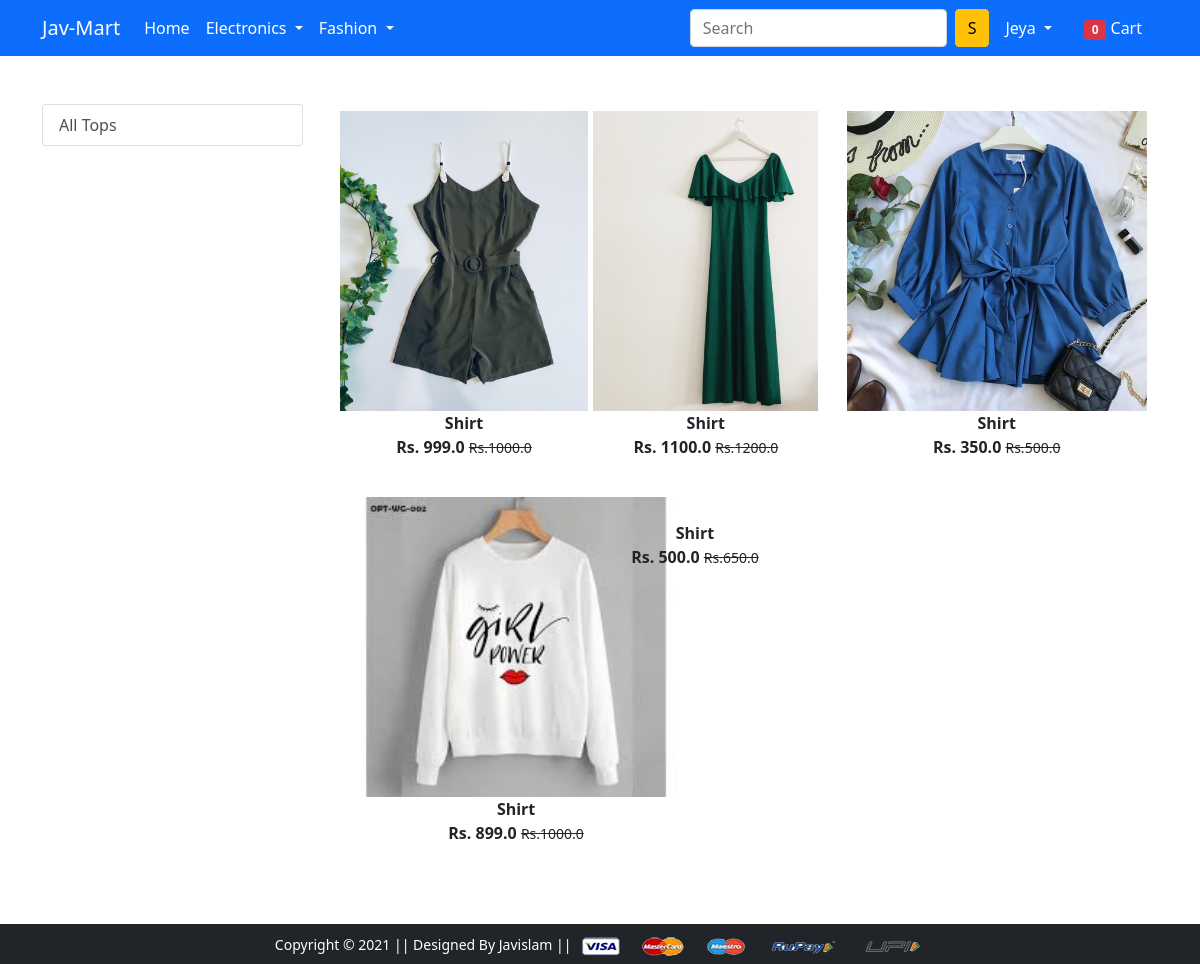
Page /topwear/ (signed in) on the committed database.
### app/models.py (models this page shows)
class Product(models.Model):
    title = models.CharField(max_length=100)
    selling_price = models.FloatField()
    discounted_price = models.FloatField()
    description = models.TextField()
    brand = models.CharField(max_length=100)
    category= models.CharField(choices=CATEGORY_CHOICES, max_length=2)
    product_image=models.ImageField(upload_to='productimg')

### app/views.py (the view)
# urls.py: path('topwear/', views.topwear, name='topwear'),
def topwear(request, data=None):
  totalitem=0
  if request.user.is_authenticated:
    totalitem=len(Cart.objects.filter(user=request.user))
    if data == None:
     topwears= Product.objects.filter(category='TW')
    return render(request, 'app/topwear.html',{'topwears':topwears,'totalitem':totalitem})

### app/templates/app/topwear.html (shortened to what this page needs)
{% extends 'app/base.html' %}
{% load static %}
{% block main-content %}
<div class="container my-5">
 <div class="row">
  <div class="col-sm-3">
    <div class="list-group">
        <a href="{% url 'topwear' %}" class="list-group-item list-group-item-action aria-current="true" ">
        All Tops </a>
        </div>
      </div>
      <div class="col-sm-8">
        <div class="row">
            {% for product in topwears  %}
            <div class="col-sm-4 text-center mb-4">
            <a href="{% url 'product-detail' product.id %}" class="btn">
            <div class="item">
                <img src="{{product.product_image.url}}" alt="" height="300" class="">
                <div class="fw-bold">{{product.title}}</div>
                <div class="fw-bold">Rs. {{product.discounted_price}}
                <small class="fw-light text-decoration-line-through">Rs.{{product.selling_price}}</small> </div>
                 </div>
               </a>
              </div>
            {% endfor %}
            </div>
          </div>
       </div>
    </div>
{% endblock main-content %}

### app/templates/app/base.html (shortened to what this page needs)
<!doctype html>
{% load static %}
<html lang="en">
  <head>
    <link href="https://cdn.jsdelivr.net/npm/bootstrap@5.0.0-beta1/dist/css/bootstrap.min.css" rel="stylesheet">
    <link rel="stylesheet" href="{% static 'app/css/owl.carousel.min.css' %}">
    <link rel="stylesheet" href="{% static 'app/css/all.min.css' %}">
    <link rel="stylesheet" href="{% static 'app/css/style.css' %}">
  </head>
  <body>
    <nav class="navbar navbar-expand-lg navbar-dark bg-primary">
     <div class="container">
       <a class="navbar-brand" href="/">Jav-Mart</a>
       <div class="collapse navbar-collapse" id="navbarSupportedContent">
         <ul class="navbar-nav me-auto mb-2 mb-lg-0">
           <li class="nav-item">
             <a class="nav-link active" aria-current="page" href="/">Home</a>
           </li>
           <li class="nav-item dropdown">
             <a class="nav-link dropdown-toggle text-white" href="#" id="electronicsDropdown" role="button" data-bs-toggle="dropdown" aria-expanded="false">
               Electronics
             </a>
           </li>
           <li class="nav-item dropdown">
             <a class="nav-link dropdown-toggle text-white" href="#" id="fashionDropdown" role="button" data-bs-toggle="dropdown" aria-expanded="false">
               Fashion
             </a>
           </li>
         </ul>
         <form class="d-flex">
           <input class="form-control me-2" type="search" placeholder="Search" aria-label="Search">
           <button class="btn btn-warning" type="submit">S</button>
         </form>
         <div>
          <ul class="navbar-nav me-auto mb-2 mb-lg-0">
            {% if request.user.is_authenticated %}
           <li class="nav-item dropdown mx-2">
              <a class="nav-link dropdown-toggle text-white" href="#" id="profileDropdown"
               role="button" data-bs-toggle="dropdown" aria-expanded="false">
                {{request.user|capfirst}}
              </a>
            </li>
            <li class="nav-item mx-2">
             <a href="{% url 'showcart' %}" class="nav-link text-white">
               <span class="badge bg-danger">{{totalitem}}</span> Cart </a>
            </li>
            {% endif %}
          </ul>
         </div>
       </div>
     </div>
    </nav>
    {% block main-content %} {% endblock main-content %}
    <footer class="container-fluid bg-dark text-center p-2 mt-5">
        <small class="text-white">Copyright &copy; 2021 || Designed By Javislam || </small>
        <img src="{% static 'app/images/payment.png' %}" alt="" srcset="" class="img-fluid" height="2px">
    </footer>
  </body>
</html>

### rows in the picture
Product: product_image (picture), title "Shirt", discounted_price "999.0", selling_price "1000.0"
Product: product_image (picture), title "Shirt", discounted_price "1100.0", selling_price "1200.0"
Product: product_image (picture), title "Shirt", discounted_price "350.0", selling_price "500.0"
Product: product_image (picture), title "Shirt", discounted_price "899.0", selling_price "1000.0"
Product: title "Shirt", discounted_price "500.0", selling_price "650.0"

### other values in the picture
{{ request.user|capfirst }} "Jeya"
{{ totalitem }} "0"
